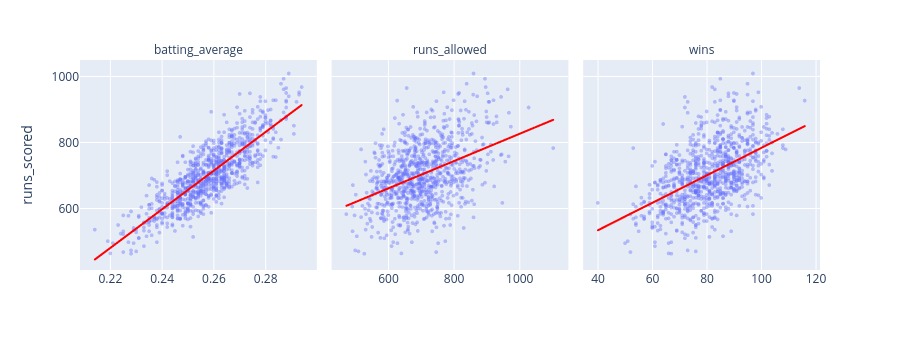

This figure's notebook cell:
### Code cell
# Reshape to long format: one row per (variable, value) pair, so each variable gets its own panel
plot_df = df.melt(id_vars='runs_scored', value_vars=['batting_average', 'runs_allowed', 'wins'])

fig = px.scatter(plot_df, x='value', y='runs_scored', facet_col='variable',
                 trendline='ols', trendline_color_override='red', opacity=0.4, height=350)
fig.update_traces(marker_size=4)
fig.update_xaxes(matches=None, title_text='')  # each variable gets its own x-axis scale
fig.for_each_annotation(lambda a: a.update(text=a.text.split('=')[1]))  # 'variable=year' -> 'year'
fig.show()

### Figure 1 — Plotly figure (JSON) as saved in the notebook; plotly's stock layout.template omitted (floating-point values rounded to 4 significant figures; data arrays with more than 128 entries replaced by an {"elided": "..."} marker saying what was removed)
{"data": [{"hovertemplate": "variable=batting_average<br>value=%{x}<br>runs_scored=%{y}<extra></extra>", "legendgroup": "", "marker": {"color": "#636efa", "opacity": 0.4, "size": 4, "symbol": "circle"}, "mode": "markers", "name": "", "showlegend": false, "type": "scattergl", "x": {"elided": "902 float values"}, "xaxis": "x", "y": {"elided": "902 int values"}, "yaxis": "y"}, {"hovertemplate": "<b>OLS trendline</b><br>runs_scored = 5849.88 * value + -806.354<br>R<sup>2</sup>=0.691600<br><br>variable=batting_average<br>value=%{x}<br>runs_scored=%{y} <b>(trend)</b><extra></extra>", "legendgroup": "", "line": {"color": "red"}, "marker": {"color": "#636efa", "size": 4, "symbol": "circle"}, "mode": "lines", "name": "", "showlegend": false, "type": "scattergl", "x": {"elided": "902 float values"}, "xaxis": "x", "y": {"elided": "902 float values"}, "yaxis": "y"}, {"hovertemplate": "variable=runs_allowed<br>value=%{x}<br>runs_scored=%{y}<extra></extra>", "legendgroup": "", "marker": {"color": "#636efa", "opacity": 0.4, "size": 4, "symbol": "circle"}, "mode": "markers", "name": "", "showlegend": false, "type": "scattergl", "x": {"elided": "902 float values"}, "xaxis": "x2", "y": {"elided": "902 int values"}, "yaxis": "y2"}, {"hovertemplate": "<b>OLS trendline</b><br>runs_scored = 0.412936 * value + 413.181<br>R<sup>2</sup>=0.172236<br><br>variable=runs_allowed<br>value=%{x}<br>runs_scored=%{y} <b>(trend)</b><extra></extra>", "legendgroup": "", "line": {"color": "red"}, "marker": {"color": "#636efa", "size": 4, "symbol": "circle"}, "mode": "lines", "name": "", "showlegend": false, "type": "scattergl", "x": {"elided": "902 float values"}, "xaxis": "x2", "y": {"elided": "902 float values"}, "yaxis": "y2"}, {"hovertemplate": "variable=wins<br>value=%{x}<br>runs_scored=%{y}<extra></extra>", "legendgroup": "", "marker": {"color": "#636efa", "opacity": 0.4, "size": 4, "symbol": "circle"}, "mode": "markers", "name": "", "showlegend": false, "type": "scattergl", "x": {"elided": "902 float values"}, "xaxis": "x3", "y": {"elided": "902 int values"}, "yaxis": "y3"}, {"hovertemplate": "<b>OLS trendline</b><br>runs_scored = 4.15193 * value + 367.996<br>R<sup>2</sup>=0.257437<br><br>variable=wins<br>value=%{x}<br>runs_scored=%{y} <b>(trend)</b><extra></extra>", "legendgroup": "", "line": {"color": "red"}, "marker": {"color": "#636efa", "size": 4, "symbol": "circle"}, "mode": "lines", "name": "", "showlegend": false, "type": "scattergl", "x": {"elided": "902 float values"}, "xaxis": "x3", "y": {"elided": "902 float values"}, "yaxis": "y3"}], "layout": {"annotations": [{"font": {}, "showarrow": false, "text": "batting_average", "x": 0.16, "xanchor": "center", "xref": "paper", "y": 1, "yanchor": "bottom", "yref": "paper"}, {"font": {}, "showarrow": false, "text": "runs_allowed", "x": 0.5, "xanchor": "center", "xref": "paper", "y": 1, "yanchor": "bottom", "yref": "paper"}, {"font": {}, "showarrow": false, "text": "wins", "x": 0.84, "xanchor": "center", "xref": "paper", "y": 1, "yanchor": "bottom", "yref": "paper"}], "height": 350, "legend": {"tracegroupgap": 0}, "margin": {"t": 60}, "xaxis": {"anchor": "y", "domain": [0, 0.32], "title": {"text": ""}}, "xaxis2": {"anchor": "y2", "domain": [0.34, 0.66], "title": {"text": ""}}, "xaxis3": {"anchor": "y3", "domain": [0.68, 1.0], "title": {"text": ""}}, "yaxis": {"anchor": "x", "domain": [0, 1], "title": {"text": "runs_scored"}}, "yaxis2": {"anchor": "x2", "domain": [0, 1], "matches": "y", "showticklabels": false}, "yaxis3": {"anchor": "x3", "domain": [0, 1], "matches": "y", "showticklabels": false}}}
